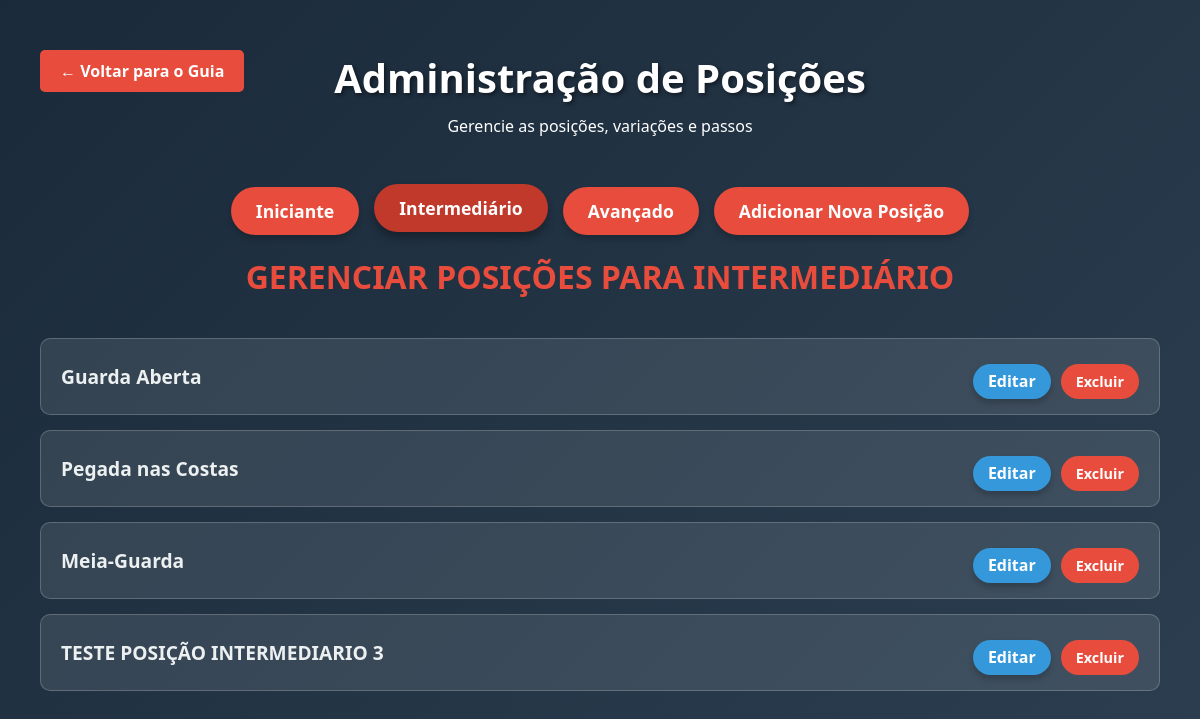
Before: /interAdm with the older database file.
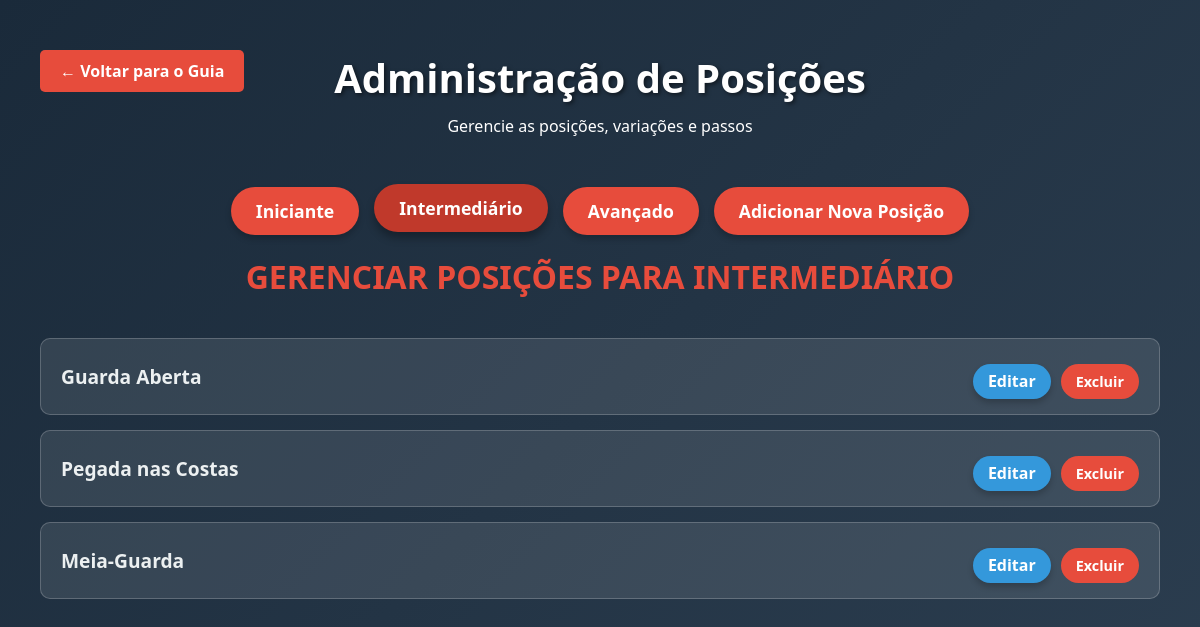
After: the same page with the newer database file.
### models/guia.py (models this page shows, shortened)
class Position(db.Model):
    __tablename__ = 'positions'
    id = db.Column(db.Integer, primary_key=True)
    name = db.Column(db.String(100), nullable=False)
    description = db.Column(db.Text, nullable=False)
    image = db.Column(db.String(100), nullable=True) # A imagem da posição
    level = db.Column(db.String(50), nullable=False)
    variations = db.relationship('Variation', backref='position', lazy=True, cascade="all, delete-orphan")

### controllers/controller.py (the view)
def interadm():
    positions = Position.query.filter_by(level='intermediate').all()
    return render_template('adm/inter_adm.html',positions=positions)

### view/adm/inter_adm.html (shortened to what this page needs)
{% extends 'templates/base.html' %}
    {% block conteudo %}
    <header>
        <div>
            <a href="{{ url_for('guiabjj_route') }}" class="back-button" style="display: block; text-decoration: none;">← Voltar para o Guia</a>
        </div>
        <h1>Administração de Posições</h1>
        <p>Gerencie as posições, variações e passos</p>
    </header>
    <div class="controls admin-controls">
        <a href="{{ url_for('admin_route') }}" class="level-btn">Iniciante</a>
        <a href="{{ url_for('interadm_route') }}" class="level-btn active">Intermediário</a>
        <a href="{{ url_for('avancadm_route') }}" class="level-btn">Avançado</a>
        <a href="{{ url_for('add_position_intermediate') }}" class="add-position-btn">Adicionar Nova Posição</a>
    </div>
    <div id="admin-content-container">
        <h2 class="level-header">Gerenciar Posições para Intermediário</h2>
        <div class="admin-list">
            {% for position in positions %}
            <div class="admin-position-item">
                <span>{{ position.name }}</span>
                <div class="admin-position-actions">
                    <a class="action-btn edit-btn" href="{{ url_for('edit_position_intermediate', position_id=position.id) }}" >Editar</a>
                     <form action="{{ url_for('delete_position_intermediate', position_id=position.id) }}" method="post" onsubmit="return confirm('Tem certeza que deseja excluir esta posição?');" >
                        <button class="action-btn delete-btn" type="submit" >Excluir</button>
                    </form>
                </div>
            </div>
            {% endfor %}
        </div>
    </div>
{% endblock %}

Changed rows visible on the page:
removed Position: name "TESTE POSIÇÃO INTERMEDIARIO 3"
